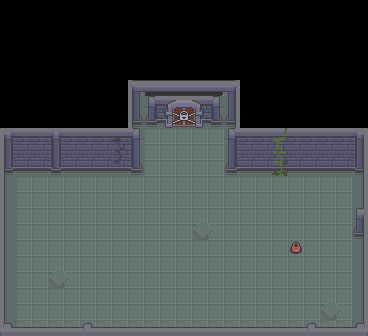

A level layout from a 2D game, rendered from its tile map. Below: a short description, then the map file with tile-grid data replaced by summaries:
An orthogonal 23x21 tile map with 16x16 px tiles, 3 tile layers (ground, obj, ground2), 2 tilesets and 7 objects (door, player, 1, dialog_1, key, ...).

<map version="1.10" tiledversion="1.11.2" orientation="orthogonal" renderorder="right-down" width="23" height="21" tilewidth="16" tileheight="16" infinite="0" nextlayerid="11" nextobjectid="21">
 <tileset firstgid="1" name="Dungeon_Tileset" tilewidth="16" tileheight="16" tilecount="100" columns="10">
  <image source="../../images/2D Pixel Dungeon Asset Pack v2.0/2D Pixel Dungeon Asset Pack/character and tileset/Dungeon_Tileset.png" width="160" height="160" />
 </tileset>
 <tileset firstgid="101" name="Dungeon_Tileset" tilewidth="16" tileheight="16" tilecount="156" columns="12">
  <image source="../../images/Top_Down_Adventure_Pack_v.1.0/Dungeon_Tileset.png" width="192" height="208" />
 </tileset>
 <layer id="1" name="ground" width="23" height="21">
  <data>[483 cells, 320 non-empty, 7 distinct tile ids]</data>
 </layer>
 <layer id="7" name="obj" width="23" height="21">
  <data>[483 cells, 117 non-empty, 49 distinct tile ids]</data>
 </layer>
 <objectgroup id="9" name="door">
  <object id="13" name="door" gid="131" x="160" y="112" width="16" height="16">
   <properties>
    <property name="next_scene" value="fase_3" />
   </properties>
  </object>
 </objectgroup>
 <objectgroup id="6" name="player">
  <object id="1" name="player" x="218.5" y="273.5">
   <point />
  </object>
 </objectgroup>
 <objectgroup id="5" name="attention_point" locked="1">
  <object id="5" name="1" x="171" y="281">
   <properties>
    <property name="positions" value="[]" />
   </properties>
   <point />
  </object>
 </objectgroup>
 <objectgroup id="4" name="attention_points" />
 <objectgroup id="3" name="areas_dialog">
  <object id="16" name="dialog_1" x="160" y="194.41" width="62.9292" height="95.5898">
   <properties>
    <property name="active_status" type="bool" value="true" />
    <property name="dialogo" value="Arquimedes: Nesta etapa vamos dominar a Lei de Ohm e introduzir potência de forma prática.;Arquimedes: Tensão é a força que empurra as cargas, corrente é o fluxo, resistência é a oposição ao fluxo.;Arquimedes: A relação central é V igual a R vezes I e ela conecta as três grandezas.;Arquimedes: Potência elétrica é a taxa de energia no circuito e pode ser calculada por P igual a V vezes I.;Arquimedes: Quando você usar o valor da resistência, aplique P igual a I ao quadrado vezes R ou P igual a V ao quadrado dividido por R.;Arquimedes: Exemplo rápido com resistor R igual a 6 ohms e V igual a 12 volts, então I é 2 amperes e P é 24 watts.;Arquimedes: Em série, as resistências se somam, primeiro ache Req e depois aplique a Lei de Ohm.;Arquimedes: GND é a sigla de Ground e representa a referência de zero volt do circuito.;Arquimedes: Sem conectar o GND, o circuito pode não funcionar e as medições ficam incorretas.;Arquimedes: Nos painéis desta fase podem aparecer metas de tensão, corrente ou potência no resistor alvo.;Arquimedes: Agora você está pronto, pegue a chave e vá para a fase 3 resolver os desafios." />
    <property name="dialogo_en" value="Archimedes: In this stage we are going to master Ohm's Law and introduce power in a practical way.;Archimedes: Voltage is the force that pushes the charges, current is the flow, and resistance is the opposition to that flow.;Archimedes: The central relation is V equals R times I, and it connects the three quantities.;Archimedes: Electric power is the rate of energy in the circuit and can be calculated as P equals V times I.;Archimedes: When you use the resistance value, apply P equals I squared times R or P equals V squared divided by R.;Archimedes: Quick example: with resistor R equal to 6 ohms and V equal to 12 volts, I is 2 amperes and P is 24 watts.;Archimedes: In series, resistances add up, so first find Req and then apply Ohm's Law.;Archimedes: GND stands for Ground and represents the zero-volt reference of the circuit.;Archimedes: Without connecting GND, the circuit may not work and the measurements may be incorrect.;Archimedes: In this stage's panels, the targets may involve voltage, current, or power on the target resistor.;Archimedes: Now you are ready, grab the key and go to stage 3 to solve the challenges." />
   </properties>
  </object>
 </objectgroup>
 <objectgroup id="2" name="itens">
  <object id="15" name="key" x="40" y="217">
   <properties>
    <property name="active_status" type="bool" value="false" />
   </properties>
   <point />
  </object>
  <object id="19" name="old_paper" x="169" y="190">
   <properties>
    <property name="active_status" type="bool" value="false" />
   </properties>
   <point />
  </object>
 </objectgroup>
 <layer id="8" name="ground2" width="23" height="21">
  <data>[483 cells, 0 non-empty, 0 distinct tile ids]</data>
 </layer>
 <objectgroup id="10" name="npc">
  <object id="20" name="arquimedes" type="arquimedes" x="152" y="228">
   <point />
  </object>
 </objectgroup>
</map>
